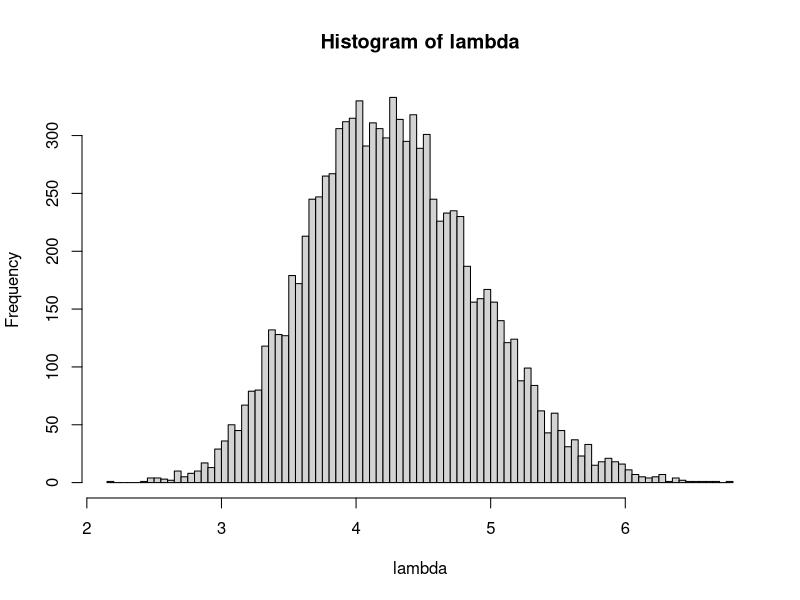
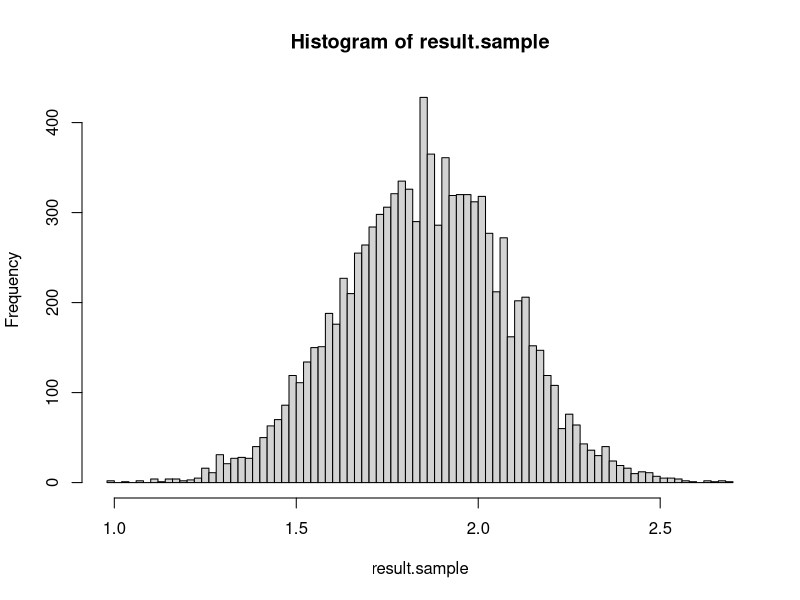
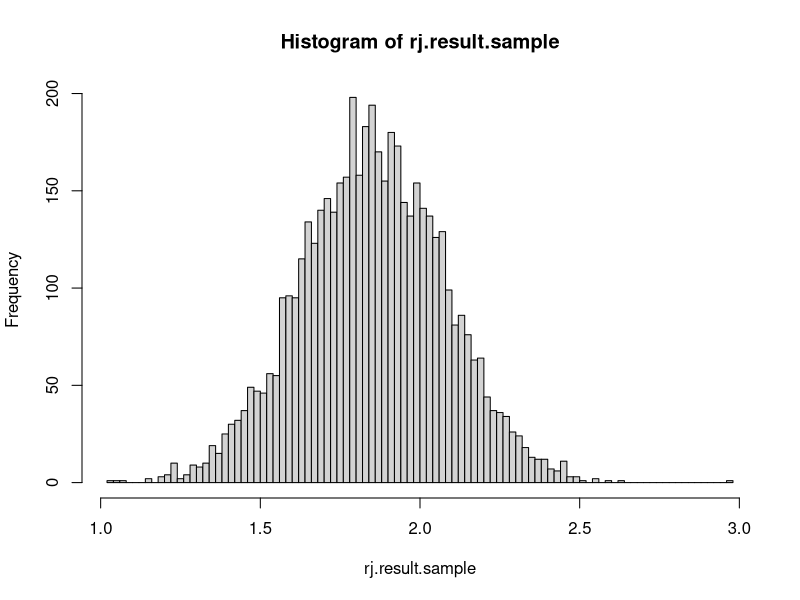
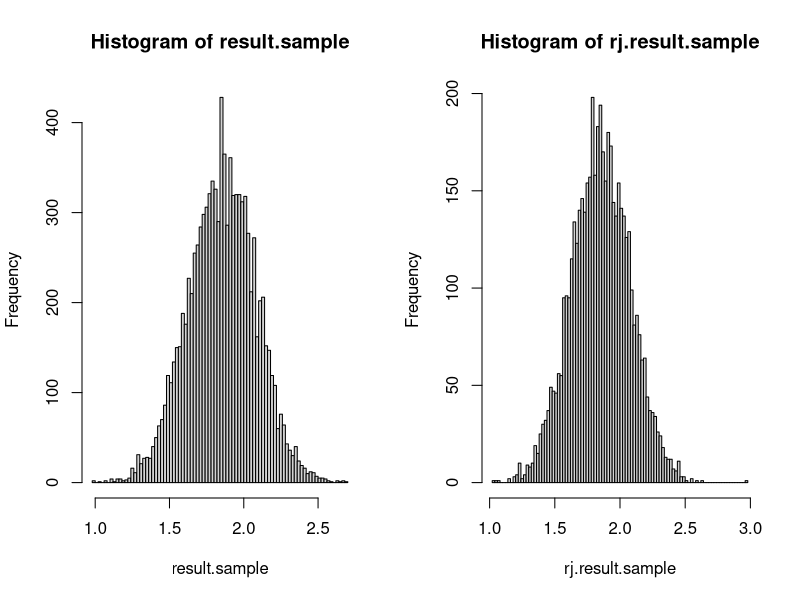

These figures' R source, in order:
#SIR

##
#example 1
#과거 bayes model posterior 예제
x = c(8,3,4,3,1,7,2,6,2,7)
m = 100000
lambda.sample = exp(rnorm(m, log(4), 0.5))
w = rep(NA, m)

#calculate weight
for(i in 1:m){
    w[i] = sum(dpois(x, lambda.sample[i], log=TRUE))
}
w = w - max(w) #protect overflow
w.st = exp(w) / sum(exp(w))

#resampling
lambda = sample(lambda.sample, 10000, replace=TRUE, prob=w.st)
hist(lambda, nclass=100)


#HW3
#example 2
#hw4.1
norm.txt.sample=c(2.983, 1.309, 0.957, 2.16, 0.801, 1.747, -0.274, 1.071, 2.094, 2.215, 2.255, 3.366, 1.028, 3.572, 2.236, 4.009, 1.619, 1.354, 1.415, 1.937)
m=100000
theta.sample = rcauchy(m,0,1)
weight = rep(NA, m)
#weight
for(i in 1:m){
    weight[i] = sum(dnorm(norm.txt.sample, theta.sample[i], 1, log=TRUE))
}
weight = weight - max(weight)
weight.st = exp(weight) / sum(exp(weight))

#resampling
result.sample = sample(theta.sample, 10000, replace=TRUE, prob=weight.st)
hist(result.sample, nclass=100)


#hw4.2
norm.txt.sample=c(2.983, 1.309, 0.957, 2.16, 0.801, 1.747, -0.274, 1.071, 2.094, 2.215, 2.255, 3.366, 1.028, 3.572, 2.236, 4.009, 1.619, 1.354, 1.415, 1.937)
theta.mle= mean(norm.txt.sample)
log_p_cal = function(candid){
        p=0
        for(i in 1:length(norm.txt.sample)){
            p = p + dnorm(norm.txt.sample[i], candid, 1, log=TRUE)-dnorm(norm.txt.sample[i], theta.mle, 1, log=TRUE)
        }
        return(p)
}
rj.result.sample = rep(NA, 5000)
gen.sample.num=0
while(gen.sample.num<5000){
    cauchy.sample = rcauchy(1,0,1)
    unif.sample = runif(1,0,1) 
    log_p = log_p_cal(cauchy.sample)
    if(log(unif.sample)<log_p){
        # print('accept')
        gen.sample.num = gen.sample.num+1
        rj.result.sample[gen.sample.num] = cauchy.sample
    } else {
        # print('reject')
    }
}
hist(rj.result.sample, nclass=100)


#compare
par(mfrow=c(1,2))
hist(result.sample, nclass=100)
hist(rj.result.sample, nclass=100)

